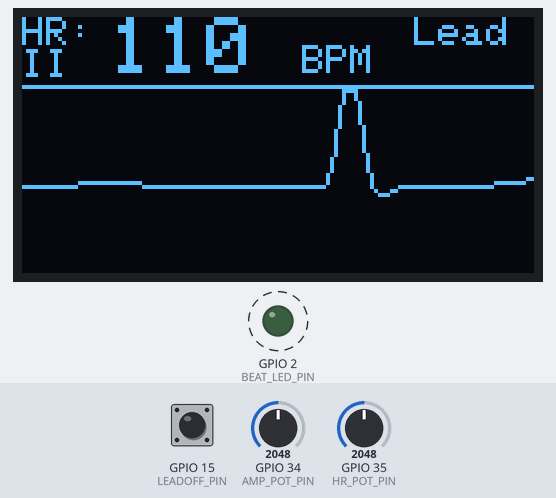
The sketch below on a simulated ESP32. Parts: 128×64 one-colour display, output pins drawn as LEDs (lit = HIGH). Dashed ring = blinking. The inputs (shaded band) are chosen by the test bench; at power-on: GPIO 15 (LEADOFF_PIN) HIGH, GPIO 34 (AMP_POT_PIN) = 2048, GPIO 35 (HR_POT_PIN) = 2048 (analog values on the 0–4095 scale). What the sketch prints to the serial monitor is not drawn.

Above: at 1.9 s.
2.0 s: GPIO 15 (LEADOFF_PIN) pulled LOW for 3.2 s
At 2.9 s:
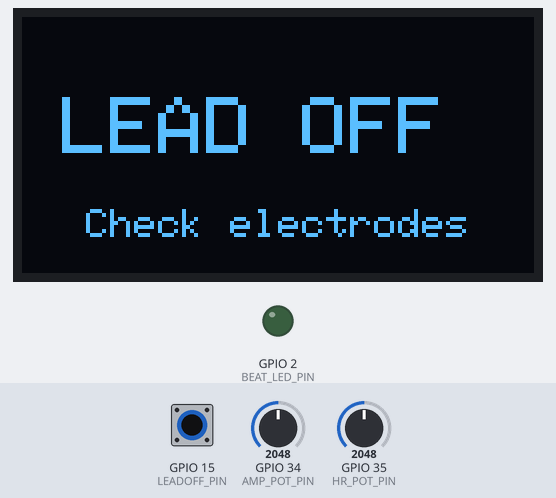
5.8 s: GPIO 34 (AMP_POT_PIN) set to 2866
At 6.59 s:
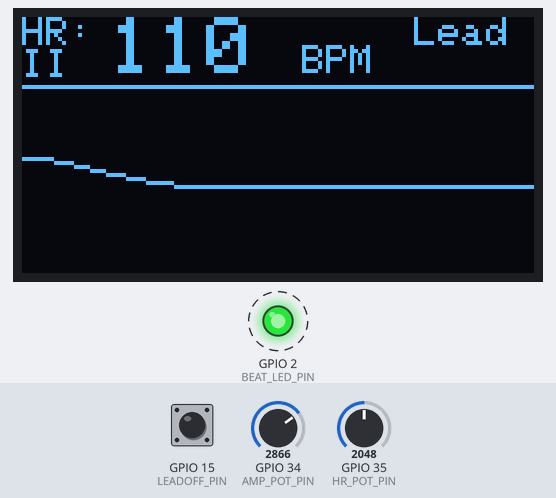
7.6 s: GPIO 35 (HR_POT_PIN) set to 2866
At 7.79 s:
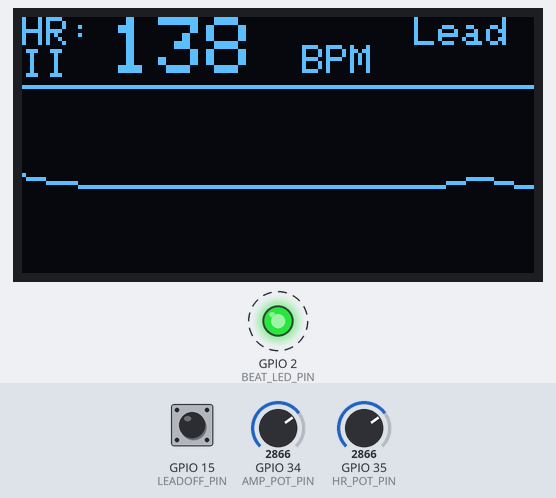
9.1 s: GPIO 15 (LEADOFF_PIN) pulled LOW for 0.15 s
At 9.59 s:
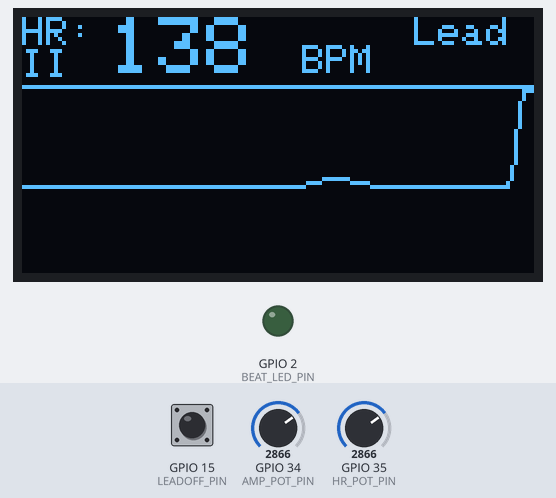
9.8 s: GPIO 34 (AMP_POT_PIN) set to 3603
At 10.2 s:
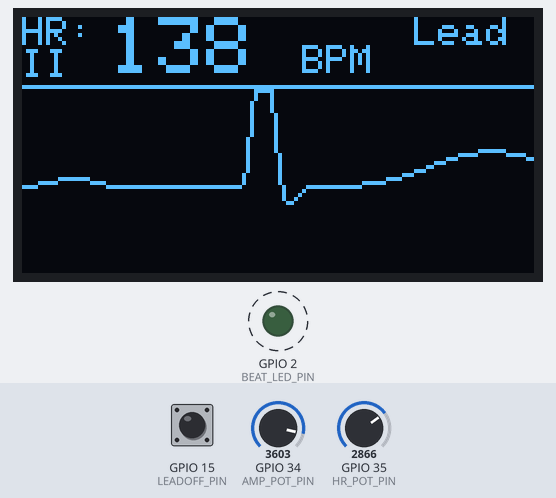
11.5 s: GPIO 35 (HR_POT_PIN) set to 3603
At 11.7 s:
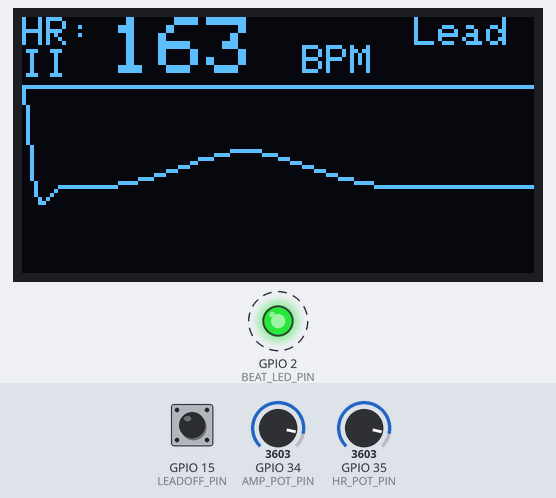
Timing chart, 0 to 14.0 s (numbered marks = the images above; inputs shaded):
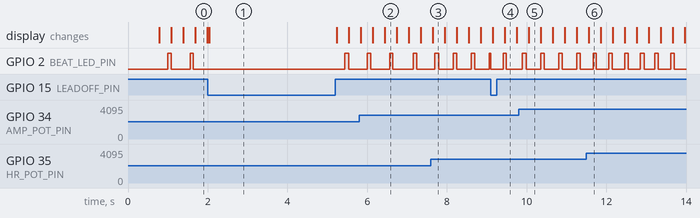

Measured:
- after the input at 2.0 s, the display: changes at once (image 1)
- after the input at 9.1 s, the display: first changes after 0.05 s (image 4 shows a later state)

The sketch:

main.ino
```cpp
// ECG Belt Simulator — software-generated PQRST waveform.
// Generates the ECG signal directly in firmware so the OLED and Serial
// plotter always show a proper ECG regardless of chip DAC simulation.

#include <Wire.h>
#include <Adafruit_GFX.h>
#include <Adafruit_SSD1306.h>
#include <math.h>

#define SCREEN_WIDTH    128
#define SCREEN_HEIGHT    64
#define OLED_ADDR      0x3C

#define HR_POT_PIN      35   // potentiometer → heart-rate
#define AMP_POT_PIN     34   // potentiometer → amplitude gain
#define BEAT_LED_PIN     2   // green LED flashes on each beat
#define LEADOFF_PIN     15   // push-button → lead-off (active LOW)

#define SAMPLE_RATE_HZ      500
#define SAMPLE_PERIOD_US   2000UL
#define WAVEFORM_SIZE       128

// ECG waveform amplitudes in mV (Lead-II)
#define P_AMP      40.0f
#define Q_AMP     -30.0f
#define R_AMP     700.0f
#define S_AMP     -80.0f
#define T_AMP     130.0f

#define R_THRESHOLD_MV    350.0f
#define R_REFRACTORY_MS   260UL

#define ECG_DISPLAY_MIN  -120.0f
#define ECG_DISPLAY_MAX   800.0f

Adafruit_SSD1306 display(SCREEN_WIDTH, SCREEN_HEIGHT, &Wire, -1);

float waveform[WAVEFORM_SIZE];
int   waveformIndex = 0;

float ecgPhase  = 0.0f;   // 0…1, fraction through cardiac cycle
float heartRate = 72.0f;
float ampGain   = 1.0f;   // Amplitude multiplier (0.2x to 2.0x)

bool          wasAboveR      = false;
unsigned long lastBeatMs     = 0;
unsigned long beatLedUntilMs = 0;

unsigned long lastSampleUs = 0;
unsigned long lastOledMs   = 0;
uint8_t       serialDiv    = 0;

static float clampf(float v, float lo, float hi) {
  return v < lo ? lo : (v > hi ? hi : v);
}

// Wrapped Gaussian on a cyclic 0…1 axis.
static float gaussian(float phase, float center, float sigma, float amp) {
  float d = phase - center;
  if (d >  0.5f) d -= 1.0f;
  if (d < -0.5f) d += 1.0f;
  return amp * expf(-(d * d) / (2.0f * sigma * sigma));
}

// Returns ECG amplitude in mV for phase in [0, 1).
static float leadII_mV(float ph) {
  float p =  gaussian(ph, 0.185f, 0.028f, P_AMP);
  float q =  gaussian(ph, 0.385f, 0.009f, Q_AMP);
  float r =  gaussian(ph, 0.407f, 0.010f, R_AMP);
  float s =  gaussian(ph, 0.432f, 0.012f, S_AMP);
  float t =  gaussian(ph, 0.670f, 0.070f, T_AMP);
  return p + q + r + s + t;
}

// Read heart-rate from potentiometer (40–180 BPM).
static float readHeartRatePot() {
  uint32_t sum = 0;
  for (int i = 0; i < 4; i++) sum += analogRead(HR_POT_PIN);
  int raw = (int)(sum >> 2);
  if (raw < 8) return heartRate;
  return 40.0f + ((float)raw / 4095.0f) * 140.0f;
}

// Read amplitude gain from potentiometer (0.2x to 2.0x).
static float readAmplitudePot() {
  uint32_t sum = 0;
  for (int i = 0; i < 4; i++) sum += analogRead(AMP_POT_PIN);
  int raw = (int)(sum >> 2);
  return 0.2f + ((float)raw / 4095.0f) * 1.8f;
}

static void updateBeatDetector(float ecg_mV) {
  unsigned long now = millis();
  bool above = (ecg_mV > R_THRESHOLD_MV);

  if (above && !wasAboveR && (now - lastBeatMs) > R_REFRACTORY_MS) {
    if (lastBeatMs > 0) {
      float bpm = 60000.0f / (float)(now - lastBeatMs);
      if (bpm >= 35.0f && bpm <= 200.0f)
        heartRate = heartRate * 0.85f + bpm * 0.15f;
    }
    lastBeatMs     = now;
    beatLedUntilMs = now + 80;
  }
  wasAboveR = above;
  digitalWrite(BEAT_LED_PIN, (now < beatLedUntilMs) ? HIGH : LOW);
}

static void drawOled(bool leadOff) {
  display.clearDisplay();
  display.setTextColor(SSD1306_WHITE);

  if (leadOff) {
    display.setTextSize(2);
    display.setCursor(10, 20);
    display.print("LEAD OFF");
    display.setTextSize(1);
    display.setCursor(16, 48);
    display.print("Check electrodes");
    display.display();
    return;
  }

  display.setTextSize(1);
  display.setCursor(0, 0);
  display.print("HR:");
  display.setTextSize(2);
  display.setCursor(22, 0);
  display.print((int)(heartRate + 0.5f));
  display.setTextSize(1);
  display.setCursor(70, 7);
  display.print("BPM");
  display.setCursor(98, 0);
  display.print("Lead II");

  display.drawLine(0, 17, 127, 17, SSD1306_WHITE);

  // ECG trace area: pixels 18–63 (46 px tall).
  // Centre baseline at y=42; scale so 700 mV R-peak → ~28 px up.
  const float scale = 0.040f;   // px per mV
  const int   yBase = 42;
  int prevY = -1;
  for (int x = 0; x < WAVEFORM_SIZE; x++) {
    int idx = (waveformIndex + x) % WAVEFORM_SIZE;
    float v = clampf(waveform[idx], ECG_DISPLAY_MIN, ECG_DISPLAY_MAX);
    int y   = yBase - (int)(v * scale);
    y = constrain(y, 18, 63);
    if (prevY >= 0) display.drawLine(x - 1, prevY, x, y, SSD1306_WHITE);
    prevY = y;
  }

  display.display();
}

void setup() {
  Serial.begin(115200);
  pinMode(BEAT_LED_PIN, OUTPUT);
  digitalWrite(BEAT_LED_PIN, LOW);
  pinMode(LEADOFF_PIN, INPUT_PULLUP);
  analogReadResolution(12);

  Wire.begin(21, 22);
  Wire.setClock(400000);
  if (!display.begin(SSD1306_SWITCHCAPVCC, OLED_ADDR)) {
    Serial.println("SSD1306 init failed");
    while (true) delay(100);
  }

  display.clearDisplay();
  display.setTextColor(SSD1306_WHITE);
  display.setTextSize(1);
  display.setCursor(0,  0); display.print("ECG BELT SIMULATOR");
  display.setCursor(0, 14); display.print("Lead II  PQRST");
  display.setCursor(0, 28); display.print("Software ECG gen");
  display.setCursor(0, 42); display.print("Initialising...");
  display.display();
  delay(700);

  for (int i = 0; i < WAVEFORM_SIZE; i++) waveform[i] = 0.0f;
  lastSampleUs = micros();
}

void loop() {
  unsigned long nowUs = micros();
  if (nowUs - lastSampleUs < SAMPLE_PERIOD_US) return;
  lastSampleUs += SAMPLE_PERIOD_US;

  bool leadOff = (digitalRead(LEADOFF_PIN) == LOW);

  // Update heart rate and amplitude gain from potentiometers.
  heartRate = readHeartRatePot();
  ampGain   = readAmplitudePot();

  if (leadOff) {
    waveform[waveformIndex] = 0.0f;
    digitalWrite(BEAT_LED_PIN, LOW);
    wasAboveR = false;
    ecgPhase  = 0.0f;
  } else {
    // Advance ECG phase by one sample tick.
    ecgPhase += heartRate / (60.0f * SAMPLE_RATE_HZ);
    if (ecgPhase >= 1.0f) ecgPhase -= 1.0f;

    // Generate ECG sample from Gaussian PQRST model scaled by amplitude gain.
    float ecg_mV = leadII_mV(ecgPhase) * ampGain;

    waveform[waveformIndex] = ecg_mV;
    updateBeatDetector(ecg_mV);

    // Serial plotter: output every 5th sample (~100 Hz).
    serialDiv++;
    if (serialDiv >= 5) {
      serialDiv = 0;
      Serial.print(ecg_mV, 1);
      Serial.print(',');
      Serial.println(heartRate, 1);
    }
  }

  waveformIndex = (waveformIndex + 1) % WAVEFORM_SIZE;

  if (millis() - lastOledMs >= 50) {
    lastOledMs = millis();
    drawOled(leadOff);
  }
}
```
